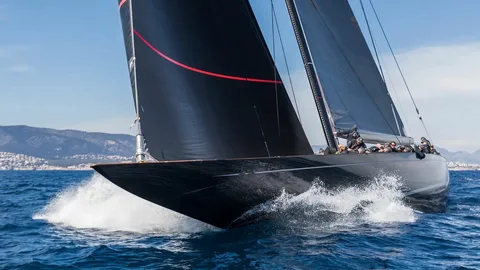
#> input picture lab2/lab_2.jpg, 480 x 270 px
$ python lvov_m_lab2_1.py
#> lines starting #> are read from the running program, lines starting #| are printed output that depends on the picture
from PIL import Image

# Открытие изображения
image = Image.open("lab_2.jpg")
#> image is the input picture: PIL image 480x270 RGB; mean R, G, B 93, 114.3, 137

# Разделение на каналы R, G, B
r, g, b = image.split()
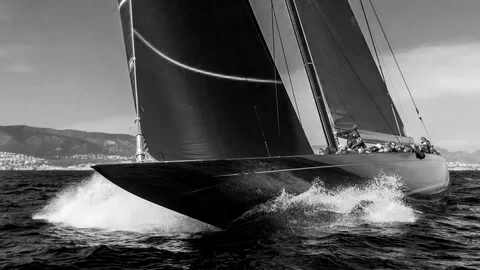
#> r: PIL image 480x270 L; min 0, max 255, mean 93
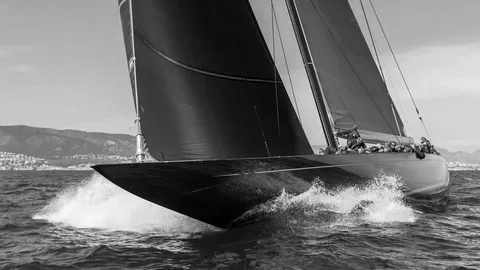
#> g: PIL image 480x270 L; min 0, max 255, mean 114.3
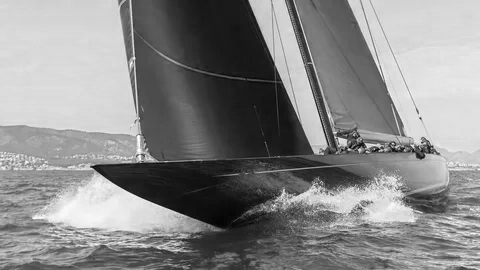
#> b: PIL image 480x270 L; min 0, max 255, mean 137

# Показ оригинального изображения и отдельных каналов
image.show(title="Original Image")
r.show(title="Red Channel")
g.show(title="Green Channel")
b.show(title="Blue Channel")
